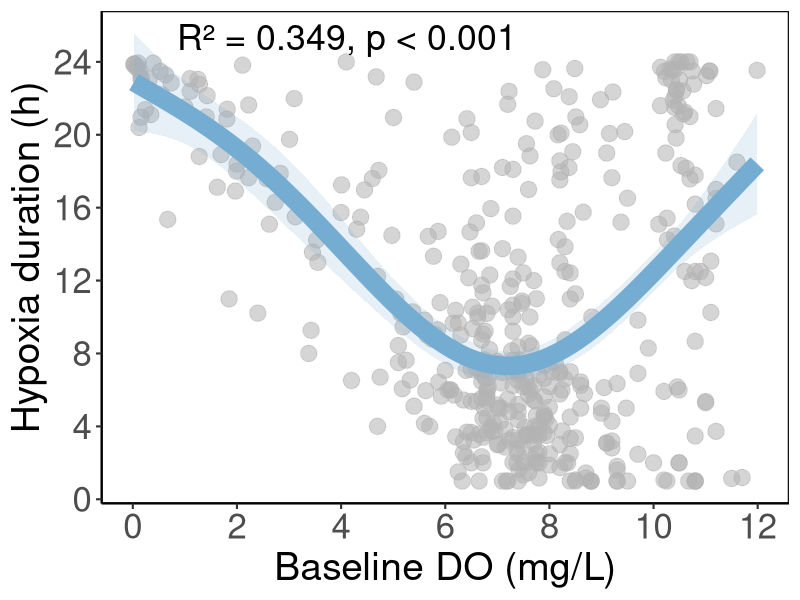
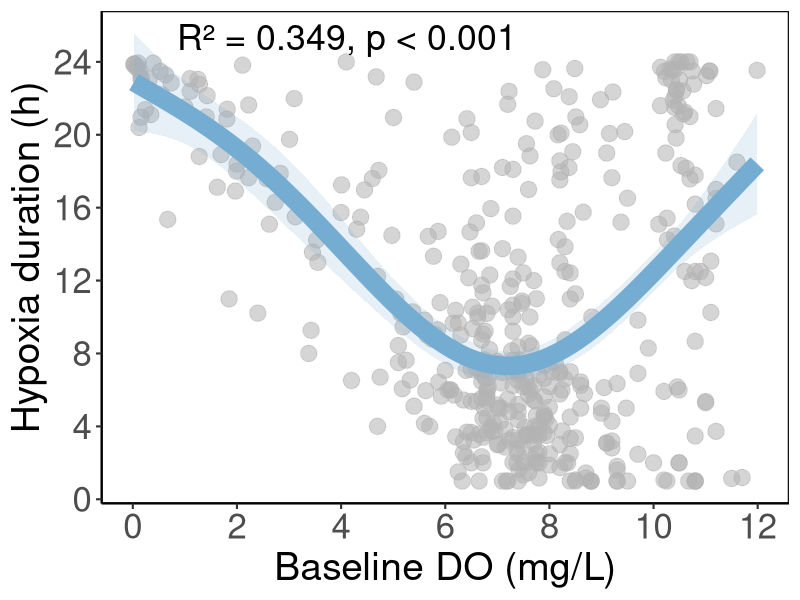

Generate these figures, in order, with R:
library(readr)
library(dplyr)
library(ggplot2)
library(mgcv)

# =========================
# 0. 可调参数
# =========================
point_color <- "grey70"   # 点颜色
line_color  <- "#74add1"   # 拟合线颜色
ribbon_fill <- "#74add1"   # 置信区间填充颜色

point_size  <- 5.2         # 点大小
point_alpha <- 0.55        # 点透明度

line_width  <- 6.3         # 拟合线粗细
ribbon_alpha <- 0.18       # 置信区间透明度

border_color <- "black"    # 边框颜色
border_width <- 0.8        # 边框粗细

# =========================
# 1. 读入数据
# =========================
df <- read_csv("dataset_after_filtering.csv", show_col_types = FALSE) %>%
  rename_with(trimws)

# =========================
# 2. 只保留需要的列
# =========================
plot_df <- df %>%
  select(DO_P25, mean_duration) %>%
  mutate(
    DO_P25 = as.numeric(DO_P25),
    mean_duration = as.numeric(mean_duration)
  ) %>%
  filter(!is.na(DO_P25), !is.na(mean_duration))

# =========================
# 3. 拟合 GAM
# =========================
gam_mod <- gam(
  mean_duration ~ s(DO_P25, k = 5),
  data = plot_df,
  method = "REML"
)

summary(gam_mod)

# =========================
# 4. 构造预测线
# =========================
newdat <- data.frame(
  DO_P25 = seq(
    min(plot_df$DO_P25, na.rm = TRUE),
    max(plot_df$DO_P25, na.rm = TRUE),
    length.out = 300
  )
)

pred <- predict(gam_mod, newdata = newdat, se.fit = TRUE)

newdat <- newdat %>%
  mutate(
    fit = pred$fit,
    se = pred$se.fit,
    lwr = fit - 1.96 * se,
    upr = fit + 1.96 * se
  )

# =========================
# 5. 提取显著性信息
# =========================
sm <- summary(gam_mod)
p_val <- sm$s.table[1, "p-value"]
r2_val <- round(sm$r.sq, 3)

p_txt <- ifelse(p_val < 0.001, "p < 0.001", paste0("p = ", round(p_val, 3)))

# =========================
# 6. 画图
# =========================
p1 <- ggplot(plot_df, aes(x = DO_P25, y = mean_duration)) +
  geom_point(
    color = point_color,
    size = point_size,
    alpha = point_alpha
  ) +
  geom_ribbon(
    data = newdat,
    aes(x = DO_P25, ymin = lwr, ymax = upr),
    inherit.aes = FALSE,
    fill = ribbon_fill,
    alpha = ribbon_alpha
  ) +
  geom_line(
    data = newdat,
    aes(x = DO_P25, y = fit),
    inherit.aes = FALSE,
    color = line_color,
    linewidth = line_width
  ) +
  annotate(
    "text",
    x = Inf, y = Inf,
    label = paste0("R² = ", r2_val, ", ", p_txt),
    hjust = 1.8, vjust = 1.5, size = 9
  ) +
  scale_x_continuous(
    limits = c(0, 12),
    breaks = seq(0, 12, by = 2)
  ) +
  scale_y_continuous(
    breaks = seq(0, 24, by = 4)
  ) +
  labs(
    x = "Baseline DO (mg/L)",
    y = "Hypoxia duration (h)"
  ) +
  theme_classic(base_size = 16) +
  theme(
    panel.border = element_rect(
      colour = border_color,
      fill = NA,
      linewidth = border_width
    ),
    axis.title.x = element_text(size = 28),
    axis.title.y = element_text(size = 28),
    axis.text.x  = element_text(size = 25),
    axis.text.y  = element_text(size = 25)
  )

print(p1)

ggsave("GAM_DO_mean_duration.png", p1, width = 7.5, height = 5.8, dpi = 300)
